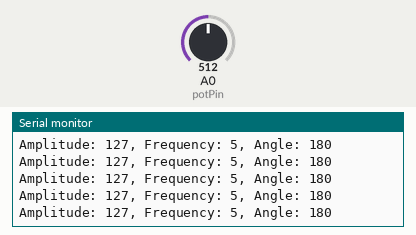
This sketch was run on a simulated Arduino Uno, built with avr-gcc and run on an emulated ATmega328P. Parts: the last lines printed to the serial monitor. Inputs (shaded band) come from the test bench; at power-on: A0 (potPin) = 512.

Above: at 1.2 s.
1.3 s: A0 (potPin) set to 716
At 1.32 s:
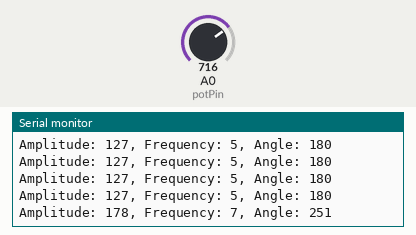
2.8 s: A0 (potPin) set to 900
At 2.83 s:
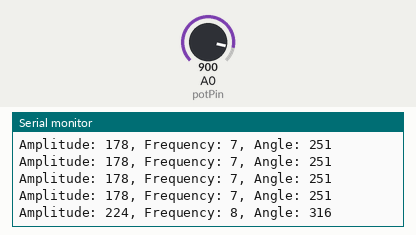
4.3 s: A0 (potPin) set to 1023
At 4.34 s:
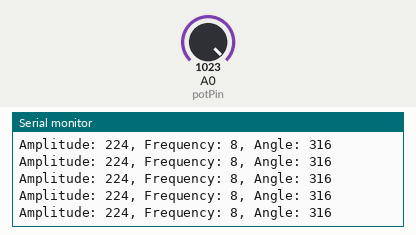
7.3 s: A0 (potPin) set to 511
At 7.37 s:
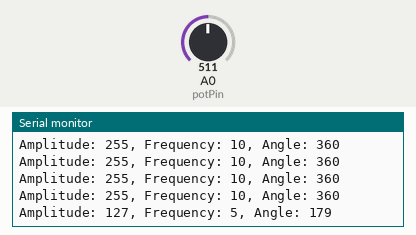
Timing chart, 0 to 10.3 s (numbered marks = the images above; inputs shaded):
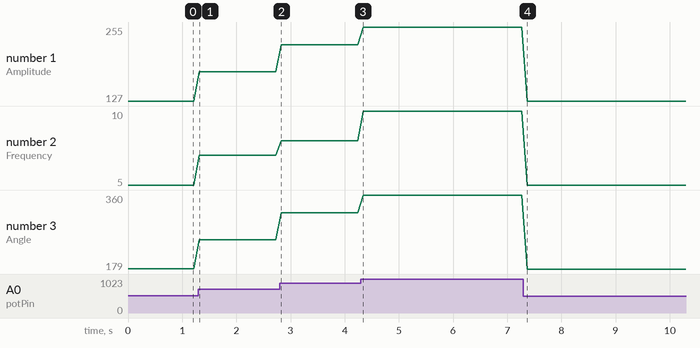

Measured:
- after the input at 1.3 s, the serial monitor: prints a new line at once (image 1)
- after the input at 2.8 s, the serial monitor: prints a new line at once (image 2)
- after the input at 7.3 s, the serial monitor: prints a new line after 0.07 s (image 4)
- plotted number 1: 127 → 178 after the input at 1.3 s, 178 → 224 after the input at 2.8 s, 224 → 255 after the input at 4.3 s, 255 → 127 after the input at 7.3 s
- plotted number 2: 5 → 7 after the input at 1.3 s, 7 → 8 after the input at 2.8 s, 8 → 10 after the input at 4.3 s, 10 → 5 after the input at 7.3 s
- plotted number 3: 180 → 251 after the input at 1.3 s, 251 → 316 after the input at 2.8 s, 316 → 360 after the input at 4.3 s, 360 → 179 after the input at 7.3 s

The sketch:

wave_controller.ino.ino
```cpp
const int potPin = A0;  // 可變電阻接腳

void setup() {
  Serial.begin(9600);  // 初始化序列通信
}

void loop() {
  // 讀取可變電阻值
  int potValue = analogRead(potPin);
  int amplitude = map(potValue, 0, 1023, 0, 255);
  int frequency = map(potValue, 0, 1023, 1, 10);
  int angle = map(potValue, 0, 1023, 0, 360);

  // 傳送數據到序列監視器
  Serial.print("Amplitude: ");
  Serial.print(amplitude);
  Serial.print(", Frequency: ");
  Serial.print(frequency);
  Serial.print(", Angle: ");
  Serial.println(angle);

  delay(100);  // 每 100 毫秒傳送一次
}
```
